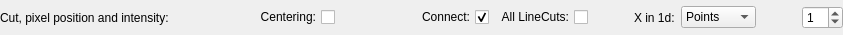
<?xml version="1.0" encoding="UTF-8"?>
<ui version="4.0">
 <class>LineCutToolWidget</class>
 <widget class="QWidget" name="LineCutToolWidget">
  <property name="geometry">
   <rect>
    <x>0</x>
    <y>0</y>
    <width>843</width>
    <height>35</height>
   </rect>
  </property>
  <property name="maximumSize">
   <size>
    <width>16777215</width>
    <height>48</height>
   </size>
  </property>
  <property name="windowTitle">
   <string>Form</string>
  </property>
  <layout class="QGridLayout" name="gridLayout">
   <property name="leftMargin">
    <number>0</number>
   </property>
   <property name="topMargin">
    <number>0</number>
   </property>
   <property name="rightMargin">
    <number>0</number>
   </property>
   <property name="bottomMargin">
    <number>0</number>
   </property>
   <item row="0" column="0">
    <layout class="QHBoxLayout" name="horizontalLayout">
     <item>
      <widget class="QLabel" name="toolLabel">
       <property name="toolTip">
        <string>coordinate info display for the mouse pointer</string>
       </property>
       <property name="text">
        <string>Cut, pixel position and intensity: </string>
       </property>
      </widget>
     </item>
     <item>
      <spacer name="horizontalSpacer_2">
       <property name="orientation">
        <enum>Qt::Horizontal</enum>
       </property>
       <property name="sizeHint" stdset="0">
        <size>
         <width>40</width>
         <height>20</height>
        </size>
       </property>
      </spacer>
     </item>
     <item>
      <widget class="QCheckBox" name="centeringCheckBox">
       <property name="toolTip">
        <string>&lt;html&gt;&lt;head/&gt;&lt;body&gt;&lt;p&gt;LineCut centering on mouse click&lt;/p&gt;&lt;/body&gt;&lt;/html&gt;</string>
       </property>
       <property name="layoutDirection">
        <enum>Qt::RightToLeft</enum>
       </property>
       <property name="text">
        <string>Centering:</string>
       </property>
      </widget>
     </item>
     <item>
      <spacer name="horizontalSpacer_4">
       <property name="orientation">
        <enum>Qt::Horizontal</enum>
       </property>
       <property name="sizeHint" stdset="0">
        <size>
         <width>40</width>
         <height>20</height>
        </size>
       </property>
      </spacer>
     </item>
     <item>
      <widget class="QCheckBox" name="connectnanCheckBox">
       <property name="toolTip">
        <string>&lt;html&gt;&lt;head/&gt;&lt;body&gt;&lt;p&gt;Connect NaN-values points in the LineCut curve plot&lt;/p&gt;&lt;/body&gt;&lt;/html&gt;</string>
       </property>
       <property name="layoutDirection">
        <enum>Qt::RightToLeft</enum>
       </property>
       <property name="text">
        <string>Connect:</string>
       </property>
       <property name="checked">
        <bool>true</bool>
       </property>
      </widget>
     </item>
     <item>
      <widget class="QCheckBox" name="allcutsCheckBox">
       <property name="toolTip">
        <string>&lt;html&gt;&lt;head/&gt;&lt;body&gt;&lt;p&gt;Plot all linecuts&lt;/p&gt;&lt;/body&gt;&lt;/html&gt;</string>
       </property>
       <property name="layoutDirection">
        <enum>Qt::RightToLeft</enum>
       </property>
       <property name="text">
        <string>All LineCuts:</string>
       </property>
      </widget>
     </item>
     <item>
      <spacer name="horizontalSpacer_3">
       <property name="orientation">
        <enum>Qt::Horizontal</enum>
       </property>
       <property name="sizeType">
        <enum>QSizePolicy::Preferred</enum>
       </property>
       <property name="sizeHint" stdset="0">
        <size>
         <width>40</width>
         <height>20</height>
        </size>
       </property>
      </spacer>
     </item>
     <item>
      <widget class="QLabel" name="xcoordsLabel">
       <property name="toolTip">
        <string>&lt;html&gt;&lt;head/&gt;&lt;body&gt;&lt;p&gt;X-coordinates in 1d-plot&lt;/p&gt;&lt;/body&gt;&lt;/html&gt;</string>
       </property>
       <property name="text">
        <string>X in 1d:</string>
       </property>
       <property name="buddy">
        <cstring>xcoordsComboBox</cstring>
       </property>
      </widget>
     </item>
     <item>
      <widget class="QComboBox" name="xcoordsComboBox">
       <property name="toolTip">
        <string>&lt;html&gt;&lt;head/&gt;&lt;body&gt;&lt;p&gt;X-coordinates in 1d-plot&lt;/p&gt;&lt;/body&gt;&lt;/html&gt;</string>
       </property>
       <item>
        <property name="text">
         <string>Points</string>
        </property>
       </item>
       <item>
        <property name="text">
         <string>X-Pixels</string>
        </property>
       </item>
       <item>
        <property name="text">
         <string>Y-Pixels</string>
        </property>
       </item>
      </widget>
     </item>
     <item>
      <spacer name="horizontalSpacer">
       <property name="orientation">
        <enum>Qt::Horizontal</enum>
       </property>
       <property name="sizeType">
        <enum>QSizePolicy::Preferred</enum>
       </property>
       <property name="sizeHint" stdset="0">
        <size>
         <width>40</width>
         <height>20</height>
        </size>
       </property>
      </spacer>
     </item>
     <item>
      <widget class="QSpinBox" name="cutSpinBox">
       <property name="toolTip">
        <string>number of Line Cuts</string>
       </property>
       <property name="value">
        <number>1</number>
       </property>
      </widget>
     </item>
    </layout>
   </item>
  </layout>
 </widget>
 <tabstops>
  <tabstop>centeringCheckBox</tabstop>
  <tabstop>connectnanCheckBox</tabstop>
  <tabstop>allcutsCheckBox</tabstop>
  <tabstop>xcoordsComboBox</tabstop>
  <tabstop>cutSpinBox</tabstop>
 </tabstops>
 <resources/>
 <connections/>
</ui>
